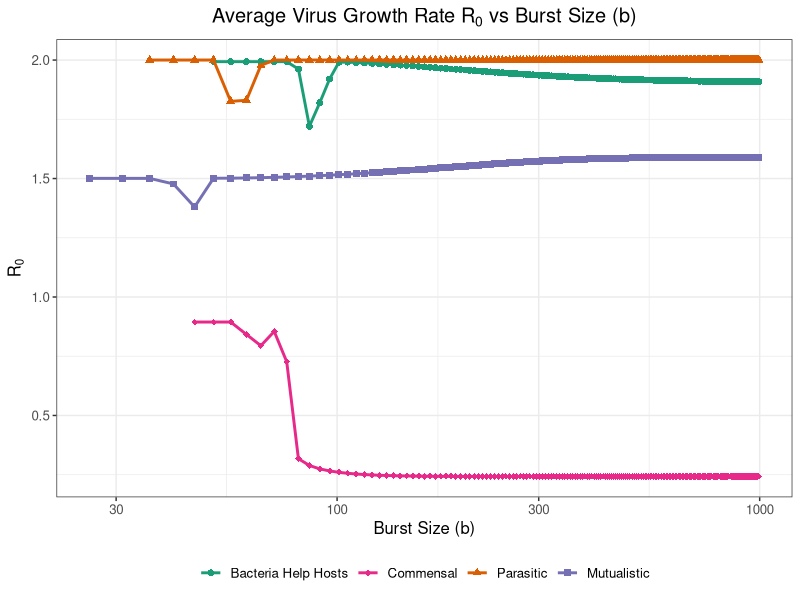

Write the R code that produced this figure.
# ---------------------------#
# Virus Growth Rate Analysis
# Removed the simulation code from the Shiny app for this section. 
# (WARNING: coded up late at night, not bug checked)
# ---------------------------#

# Load Required Libraries
library(tibble)
library(dplyr)
library(tidyr)
library(ggplot2)

# -------- DEFINE SCENARIOS AS FUNCTIONS ----------------------------
define_scenarios <- function() {
  scenarios <- list(
    bacteria_help_slightly_lytic = list(
      description = "Bacteria help host, viruses are slightly lytic",
      compute_contributions = function(k, phi, b) {
        FH <- c(1, 2, 2, 2)
        FB <- c(0, k / phi, k, k / phi)
        FV <- c(0, phi * b, 0, phi * b)
        list(FH = FH, FB = FB, FV = FV)
      },
      # Fixed parameters for this scenario
      fixed_params = list(k = 100, phi = 2)
    ),
    
    commensal_bacteria_slightly_lytic = list(
      description = "Bacteria is commensal, viruses are slightly lytic",
      compute_contributions = function(k, phi, b) {
        FH <- c(2, 2, 2, 2)
        FB <- c(0, k / phi, k, k / phi)
        FV <- c(0, phi * b, 0, phi * b)
        list(FH = FH, FB = FB, FV = FV)
      },
      # Fixed parameters for this scenario
      fixed_params = list(k = 100, phi = 3)
    ),
    
    parasitic_bacteria_slightly_lytic = list(
      description = "Bacteria is parasitic, viruses are slightly lytic",
      compute_contributions = function(k, phi, b) {
        FH <- c(2, 1.5, 1.5, 1.5)
        FB <- c(0, k / phi, k, k / phi)
        FV <- c(0, phi * b, 0, phi * b)
        list(FH = FH, FB = FB, FV = FV)
      },
      # Fixed parameters for this scenario
      fixed_params = list(k = 100, phi = 3)
    ),
    
    bacterial_mutualism_more_nuance = list(
      description = "Bacterial mutualism, more nuance",
      compute_contributions = function(k, phi, b) {
        FH <- c(0.1, 2.5, 4, 3)
        FB <- c(0, k / 4, k, k / 2)
        FV <- c(0, b, 0, 2 * b)
        list(FH = FH, FB = FB, FV = FV)
      },
      # Fixed parameters for this scenario
      fixed_params = list(k = 10, phi = 2)
    )
  )
  
  return(scenarios)
}

# -------- SIMULATION FUNCTION ----------------------------
simulate_dynamics <- function(scenario, k, phi, b, 
                              tmax = 200, 
                              dBV = 0.1, dHB = 0.05, 
                              initial_H = 50, initial_B = 100, initial_V = 200) {
  # Compute contribution vectors based on the scenario
  contributions <- scenario$compute_contributions(k, phi, b)
  FH <- contributions$FH
  FB <- contributions$FB
  FV <- contributions$FV
  
  # Validate contributions
  contribution_inputs <- c(FH, FB, FV)
  if (any(is.na(contribution_inputs)) || any(contribution_inputs < 0)) {
    stop("Contribution values must be non-negative numbers.")
  }
  
  # Density Parameters
  muBV <- function(V_t, B_t) {
    ifelse(B_t <= 0, 0, dBV * (V_t / B_t))
  }
  
  muHB <- function(H_t, B_t) {
    ifelse(H_t <= 0, 0, dHB * (B_t / H_t))
  }
  
  # Probability Functions
  P0 <- function(d) dpois(0, d)
  P1 <- function(d) 1 - P0(d)
  
  # Initialize Variables
  H <- numeric(tmax)
  B <- numeric(tmax)
  V <- numeric(tmax)
  H[1] <- initial_H
  B[1] <- initial_B
  V[1] <- initial_V
  
  # Preallocate Additional Variables
  B0 <- numeric(tmax)  # Bacteria with no virus
  B1 <- numeric(tmax)  # Bacteria with at least one virus
  H00 <- numeric(tmax) # Hosts with 0 empty bact and 0 infected bact
  H01 <- numeric(tmax) # Hosts with 0 empty bact and 1 infected bact
  H10 <- numeric(tmax) # Hosts with at least 1 empty bact and 0 infected bact
  H11 <- numeric(tmax) # Hosts with at least one of both
  
  # Main Simulation Loop
  for (t in 1:tmax) {
    # Update Bacteria Infection Status
    muBV_val <- muBV(V[t], B[t])
    B0[t] <- P0(muBV_val) * B[t]
    B1[t] <- P1(muBV_val) * B[t]
    
    # Update Host Infection Status
    muHB_B0 <- muHB(H[t], B0[t])
    muHB_B1 <- muHB(H[t], B1[t])
    
    H00[t] <- P0(muHB_B0) * P0(muHB_B1) * H[t]
    H01[t] <- P0(muHB_B0) * P1(muHB_B1) * H[t]
    H10[t] <- P1(muHB_B0) * P0(muHB_B1) * H[t]
    H11[t] <- P1(muHB_B0) * P1(muHB_B1) * H[t]
    
    # Ensure No Negative Values
    H00[t] <- max(0, H00[t])
    H01[t] <- max(0, H01[t])
    H10[t] <- max(0, H10[t])
    H11[t] <- max(0, H11[t])
    
    if (t < tmax) {
      # Update Populations for Next Time Step
      H[t + 1] <- sum(FH * c(H00[t], H01[t], H10[t], H11[t]))
      B[t + 1] <- sum(FB * c(H00[t], H01[t], H10[t], H11[t]))
      V[t + 1] <- sum(FV * c(H00[t], H01[t], H10[t], H11[t]))
      
      # Ensure No Negative Values
      H[t + 1] <- max(0, H[t + 1])
      B[t + 1] <- max(0, B[t + 1])
      V[t + 1] <- max(0, V[t + 1])
    }
  }
  
  # Create a Data Frame with Simulation Results
  data <- tibble(
    t = 1:tmax,
    H = H, 
    B = B, 
    V = V,
    B0 = B0, 
    B1 = B1,
    H00 = H00, 
    H01 = H01, 
    H10 = H10, 
    H11 = H11
  )
  
  return(data)
}

# -------- MAIN ANALYSIS ----------------------------

# Define Scenarios
scenarios <- define_scenarios()

# Define Burst Size (b) Values to Sweep Over
b_values <- seq(1, 1000, by = 5)  # Burst sizes from 1 to 1000 in steps of 5

# Initialize a Data Frame to Store R0 Results
R0_results <- tibble(
  scenario = character(),
  description = character(),
  b = numeric(),
  R0 = numeric()
)

# Define Number of Timesteps Over Which to Average R0
average_timesteps <- 50  # Last 50 timesteps

# Total number of simulations for progress tracking
total_simulations <- length(scenarios) * length(b_values)
current_simulation <- 1

# Loop Through Each Scenario and Each b Value
for (scenario_name in names(scenarios)) {
  scenario <- scenarios[[scenario_name]]
  description <- scenario$description
  fixed_k <- scenario$fixed_params$k
  fixed_phi <- scenario$fixed_params$phi
  
  for (b in b_values) {
    # Run Simulation
    sim_data <- tryCatch({
      simulate_dynamics(
        scenario = scenario,
        k = fixed_k,
        phi = fixed_phi,
        b = b,
        tmax = 200,         # Maximum time steps
        dBV = 0.1,          # Absorption rate dBV
        dHB = 0.1,         # Absorption rate dHB
        initial_H = 50,     # Initial Hosts
        initial_B = 100,    # Initial Bacteria
        initial_V = 200     # Initial Viruses
      )
    }, error = function(e) {
      warning(paste("Simulation failed for scenario", scenario_name, "with b =", b, ":", e$message))
      return(NULL)
    })
    
    # Skip to next iteration if simulation failed
    if (is.null(sim_data)) {
      next
    }
    
    # Ensure there are enough timesteps to calculate R0
    if (nrow(sim_data) < (average_timesteps + 1)) {
      warning(paste("Not enough timesteps for scenario", scenario_name, "with b =", b, 
                    ". Required:", average_timesteps + 1, "Found:", nrow(sim_data)))
      next
    }
    
    # Extract the last (average_timesteps + 1) V values to calculate growth rates
    V_recent <- tail(sim_data$V, average_timesteps + 1)
    
    # Calculate R0 as the average of V(t+1)/V(t) over the last 'average_timesteps'
    V_prev <- V_recent[-length(V_recent)]
    V_next <- V_recent[-1]
    growth_rates <- V_next / V_prev
    
    # Handle cases where V(t) is zero to avoid division by zero
    growth_rates[V_prev == 0] <- NA
    growth_rates[is.infinite(growth_rates) | is.nan(growth_rates)] <- NA
    
    # Calculate average R0, excluding NA values
    R0_avg <- mean(growth_rates, na.rm = TRUE)
    
    # Append to R0_results
    R0_results <- R0_results %>%
      add_row(
        scenario = scenario_name,
        description = description,
        b = b,
        R0 = R0_avg
      )
    
    # Progress update
    cat(sprintf("Completed %d of %d simulations\n", current_simulation, total_simulations))
    current_simulation <- current_simulation + 1
  }
}

# Remove any rows with NA R0 (if any)
R0_results <- R0_results %>% filter(!is.na(R0))

# Display the R0 Results
print(R0_results)

# -------- VISUALIZE RESULTS ----------------------------

# Beautify the plot
ggplot(R0_results, aes(x = b, y = R0, color = scenario, shape = scenario)) +
  geom_point(size = 2) +
  geom_line(aes(group = scenario), size = 1) +
  scale_color_manual(
    values = c(
      "bacteria_help_slightly_lytic" = "#1b9e77",
      "commensal_bacteria_slightly_lytic" = "#d95f02",
      "parasitic_bacteria_slightly_lytic" = "#7570b3",
      "bacterial_mutualism_more_nuance" = "#e7298a"
    ),
    labels = c(
      "Bacteria Help Hosts",
      "Commensal",
      "Parasitic",
      "Mutualistic"
    )
  ) +
  scale_shape_manual(
    values = c(
      "bacteria_help_slightly_lytic" = 16,
      "commensal_bacteria_slightly_lytic" = 17,
      "parasitic_bacteria_slightly_lytic" = 15,
      "bacterial_mutualism_more_nuance" = 18
    ),
    labels = c(
      "Bacteria Help Hosts",
      "Commensal",
      "Parasitic",
      "Mutualistic"
    )
  ) +
  labs(
    title = expression(paste("Average Virus Growth Rate ", R[0], " vs Burst Size (", b, ")")),
    x = "Burst Size (b)",
    y = expression(R[0]),
    color = "Scenario",
    shape = "Scenario"
  ) +
  scale_x_log10() +
  theme_bw() +
  theme(
    legend.position = "bottom",
    legend.title = element_blank(),
    text = element_text(size = 12),
    plot.title = element_text(hjust = 0.5)
  )
